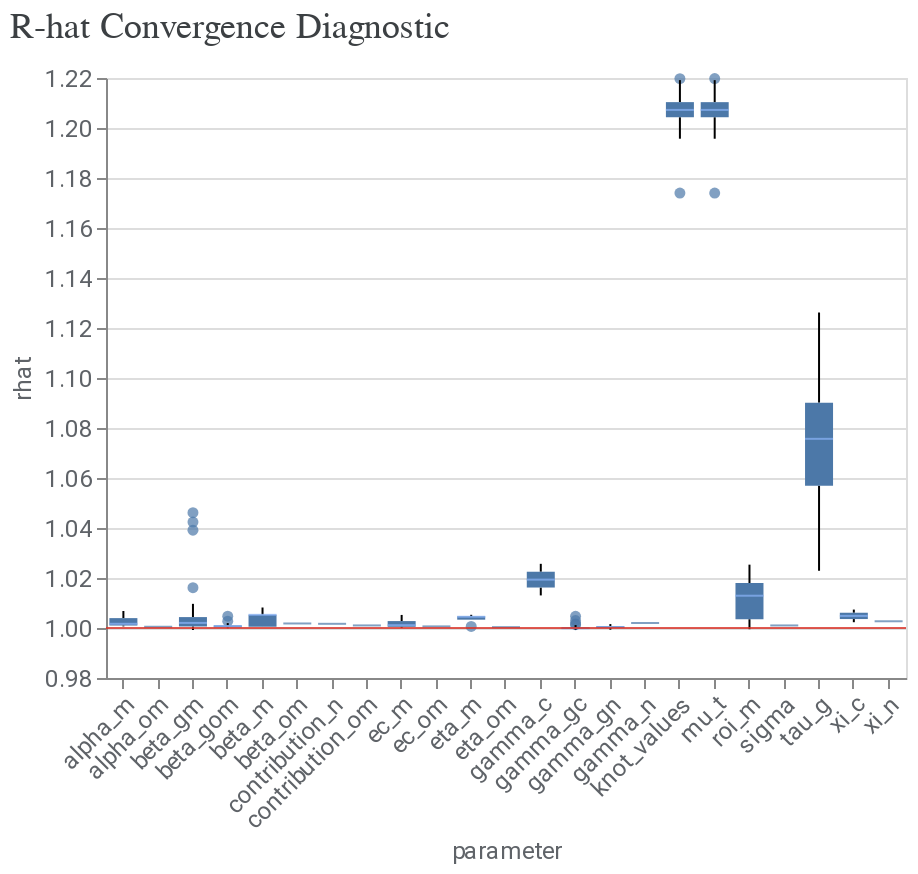

Here is the notebook cell this chart was saved with:
### Markdown cell above
## Step 3: Run model diagnostics

### Code cell
model_diagnostics = visualizer.ModelDiagnostics(mmm)
model_diagnostics.plot_rhat_boxplot()

### Figure 1 — Vega-Lite specification as saved in the notebook (floating-point values rounded to 4 significant figures; data arrays with more than 128 entries replaced by an {"elided": "..."} marker saying what was removed)
{"config": {"view": {"continuousWidth": 300, "continuousHeight": 300}, "axis": {"labelColor": "#5F6368", "labelFont": "Roboto", "labelFontSize": 12, "titleColor": "#5F6368", "titleFont": "Roboto", "titleFontSize": 12, "titleFontWeight": "normal"}}, "layer": [{"data": {"name": "data-0d7c35c829bc6ac52944d1a4c2367f66"}, "mark": {"type": "boxplot", "median": {"color": "#8AB4F8"}, "outliers": {"filled": true}}, "encoding": {"x": {"axis": {"labelAngle": -45}, "field": "parameter", "type": "nominal"}, "y": {"field": "rhat", "scale": {"zero": false}, "type": "quantitative"}}}, {"data": {"name": "empty"}, "mark": {"type": "rule", "color": "#D93025", "opacity": 0.8}, "encoding": {"y": {"datum": 1}}}], "title": {"text": "R-hat Convergence Diagnostic", "anchor": "start", "color": "#3C4043", "font": "Google Sans Display", "fontSize": 18, "fontWeight": "normal", "offset": 10}, "width": 400, "$schema": "https://vega.github.io/schema/vega-lite/v5.20.1.json", "datasets": {"data-0d7c35c829bc6ac52944d1a4c2367f66": {"elided": "749 records"}, "empty": [{}]}}
